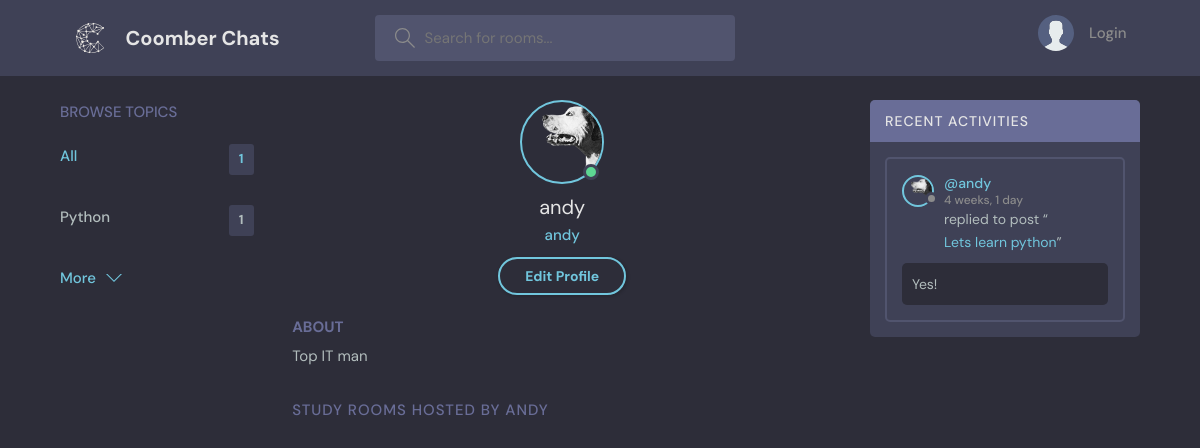
/profile/2/, run on an earlier commit of the app's database.
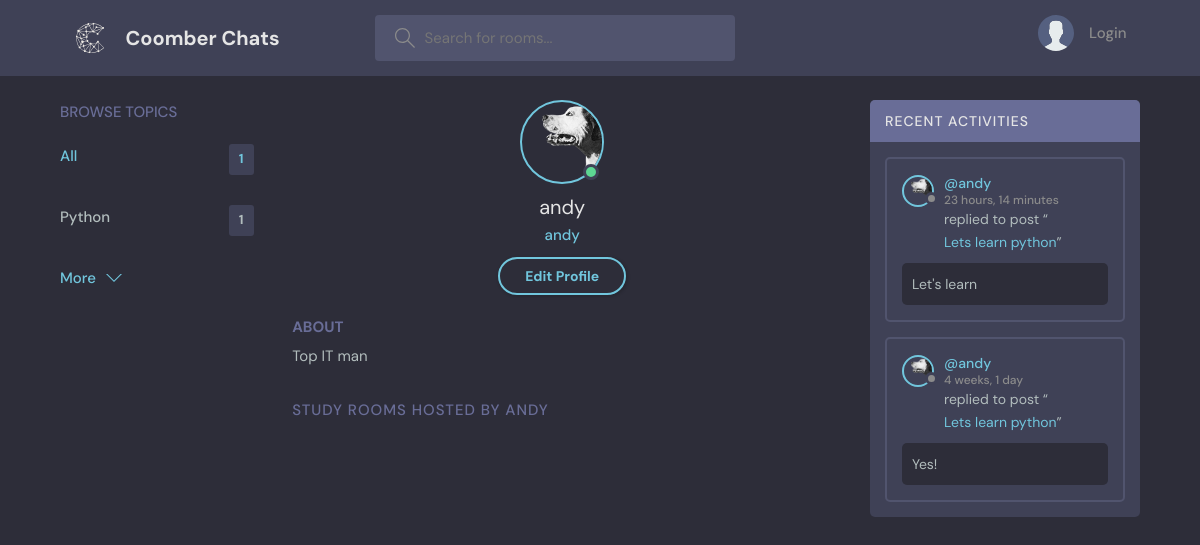
And on a later commit of the database.
### base/models.py (models this page shows, shortened)
class Topic(models.Model):
    name = models.CharField(max_length=200)

class User(AbstractUser):
    name = models.CharField(max_length=200, null=True)
    email = models.EmailField(unique=True, null=True)
    bio = models.TextField(null=True)
    avatar = models.ImageField(
        upload_to='avatars/',
        null=True,
        default='avatars/avatar.svg'
    )
    USERNAME_FIELD = 'email'
    REQUIRED_FIELDS = []

class Message(models.Model):
    user = models.ForeignKey(User, on_delete=models.CASCADE) # many-to-one relationship, which deletes messages if user is deleted
    room = models.ForeignKey(Room, on_delete=models.CASCADE) # many-to-one relationship, which deletes messages if room is deleted
    body = models.TextField()
    updated = models.DateTimeField(auto_now=True)
    created = models.DateTimeField(auto_now_add=True)
    class Meta:
        ordering = ["-created", "-updated"]

class Room(models.Model):
    host = models.ForeignKey(User, on_delete=models.SET_NULL, null=True) # many-to-one relationship, which sets host to null if user is deleted
    topic = models.ForeignKey(Topic, on_delete=models.SET_NULL, null=True) # many-to-one relationship, which sets topic to null if topic is deleted
    name = models.CharField(max_length=200)
    description = models.TextField(null=True, blank=True)
    participants = models.ManyToManyField(User, related_name='participants', blank=True) # many-to-many relationship, which allows for multiple users to participate in multiple rooms
    updated = models.DateTimeField(auto_now=True)
    created = models.DateTimeField(auto_now_add=True)
    class Meta:
        ordering = ['-created', '-updated']
    def __str__(self):
        return str(self.name)

### base/views.py (the view)
# urls.py: path("profile/<str:pk>/", views.userProfile, name="user-profile"),
def userProfile(request, pk):
    profile_user = User.objects.get(id=pk)
    rooms = profile_user.room_set.all() # all rooms created by user
    room_messages = profile_user.message_set.all() # all messages created by user
    topics = Topic.objects.all()
    context = {'profile_user': profile_user, 'rooms': rooms, 'room_messages': room_messages, 'topics': topics}
    return render(request, 'base/profile.html', context)

### base/templates/base/profile.html (shortened to what this page needs)
{% extends 'main.html' %}
{% block content %}
  <main class="profile-page layout layout--3">
    <div class="container">
      {% include 'base/topics_component.html' %}
      <div class="roomList">
        <div class="profile">
          <div class="profile__avatar">
            <div class="avatar avatar--large active">
              <img src="{{profile_user.avatar.url}}" />
            </div>
          </div>
          <div class="profile__info">
            <h3>{{profile_user.username}}</h3>
            <p>{{profile_user.username}}</p>
            {% if request.user == user %}
            <a href="{% url 'update-user' %}" class="btn btn--main btn--pill">Edit Profile</a>
            {% endif %}
          </div>
          <div class="profile__about">
            <h3>About</h3>
            <p>
              {{profile_user.bio}}
            </p>
          </div>
        </div>
        <div class="roomList__header">
          <div>
            <h2>Study Rooms Hosted by {{profile_user.username}}</a>
            </h2>
          </div>
        </div>
      </div>
      {% include 'base/activity_component.html' %}
    </div>
  </main>
{% endblock content %}

### templates/main.html (shortened to what this page needs)
<!DOCTYPE html>
{% load static %}
<html lang="en">
<head>
    <link rel="stylesheet" href="{% static 'styles/style.css' %}" />
</head>
<body>
    {% include 'navbar.html' %}
    {% block content %}
    {% endblock %}
</body>
</html>

### templates/navbar.html (shortened to what this page needs)
{% load static %}
<header class="header header--loggedIn">
    <div class="container">
        <a href="{% url 'home' %}" class="header__logo">
            <img src="{% static 'images/logo.svg' %}" />
            <h1>Coomber Chats</h1>
        </a>
        <form class="header__search" method="GET" action="{% url 'home' %}">
            <label>
                <input name="q" placeholder="Search for rooms..." />
            </label>
        </form>
        <nav class="header__menu">
            {% if request.user.is_authenticated %}
            <div class="header__user">
                <a href="{% url 'update-user' %}">
                    <div class="avatar avatar--medium active">
                        <img src="{{request.user.avatar.url}}" />
                    </div>
                    <p> {{request.user.username}} <span>@{{request.user.username}}</span></p>
                </a>
                <button class="dropdown-button">
                    <svg version="1.1" xmlns="http://www.w3.org/2000/svg" width="32" height="32" viewBox="0 0 32 32">
                        <title>chevron-down</title>
                        <path d="M16 21l-13-13h-3l16 16 16-16h-3l-13 13z"></path>
                    </svg>
                </button>
            </div>
            {% else %}
            <a href="{% url 'login' %}">
                        <img src="{% static 'images/avatar.svg' %}" />
                        <p>Login</p>
                      </a>
                      {% endif %}
        </nav>
    </div>
</header>

### base/templates/base/topics_component.html
<div class="topics">
    <div class="topics__header">
        <h2>Browse Topics</h2>
    </div>
    <ul class="topics__list">
        <li>
            <a href="{% url 'home' %}" class="active">All <span>{{topics.count}}</span></a>
        </li>
        {% for topic in topics %}
        <li>
            <a href="{% url 'home' %}?q={{topic.name}}">{{topic.name}}<span>{{topic.room_set.all.count}}</span></a>
        </li>
        {% endfor %}
    </ul>
    <a class="btn btn--link" href="{% url 'topics' %}">
        More
        <svg version="1.1" xmlns="http://www.w3.org/2000/svg" width="32" height="32" viewBox="0 0 32 32">
            <title>chevron-down</title>
            <path d="M16 21l-13-13h-3l16 16 16-16h-3l-13 13z"></path>
        </svg>
    </a>
</div>

### base/templates/base/activity_component.html (shortened to what this page needs)
<div class="activities">
    <div class="activities__header">
        <h2>Recent Activities</h2>
    </div>
    {% for message in room_messages %}
    <div class="activities__box">
        <div class="activities__boxHeader roomListRoom__header">
            <a href="{% url 'user-profile' message.user.id %}" class="roomListRoom__author">
                <div class="avatar avatar--small">
                    <img src="{{message.user.avatar.url}}" />
                </div>
                <p>
                    @{{message.user.username}}
                    <span>{{message.created|timesince}}</span>
                </p>
            </a>
        </div>
        <div class="activities__boxContent">
            <p>replied to post “<a href="{% url 'room' message.room.id %}">{{message.room}}</a>”</p>
            <div class="activities__boxRoomContent">
                {{message.body}}
            </div>
        </div>
    </div>
    {% endfor %}
</div>

What changed in the data, as far as the page shows it:
added Message: user.avatar (picture), user.username "andy", created "23 hours, 14 minutes", room "Lets learn python", body "Let's learn"
